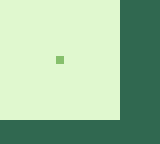

This is a level from a 2D game, rendered from its Tiled map with the project's own tilesets. A one-line summary and the complete map file follow:
An orthogonal 20x18 tile map with 8x8 px tiles, 1 tile layer (Camada de Blocos 1).

<map version="1.10" tiledversion="1.10.2" orientation="orthogonal" renderorder="right-down" width="20" height="18" tilewidth="8" tileheight="8" infinite="0" nextlayerid="2" nextobjectid="1">
 <tileset firstgid="1" source="tile_base.tsx" />
 <layer id="1" name="Camada de Blocos 1" width="20" height="18">
  <data encoding="csv">
1,1,1,1,1,1,1,1,1,1,1,1,1,1,1,3,3,3,3,3,
1,1,1,1,1,1,1,1,1,1,1,1,1,1,1,3,3,3,3,3,
1,1,1,1,1,1,1,1,1,1,1,1,1,1,1,3,3,3,3,3,
1,1,1,1,1,1,1,1,1,1,1,1,1,1,1,3,3,3,3,3,
1,1,1,1,1,1,1,1,1,1,1,1,1,1,1,3,3,3,3,3,
1,1,1,1,1,1,1,1,1,1,1,1,1,1,1,3,3,3,3,3,
1,1,1,1,1,1,1,1,1,1,1,1,1,1,1,3,3,3,3,3,
1,1,1,1,1,1,1,2,1,1,1,1,1,1,1,3,3,3,3,3,
1,1,1,1,1,1,1,1,1,1,1,1,1,1,1,3,3,3,3,3,
1,1,1,1,1,1,1,1,1,1,1,1,1,1,1,3,3,3,3,3,
1,1,1,1,1,1,1,1,1,1,1,1,1,1,1,3,3,3,3,3,
1,1,1,1,1,1,1,1,1,1,1,1,1,1,1,3,3,3,3,3,
1,1,1,1,1,1,1,1,1,1,1,1,1,1,1,3,3,3,3,3,
1,1,1,1,1,1,1,1,1,1,1,1,1,1,1,3,3,3,3,3,
1,1,1,1,1,1,1,1,1,1,1,1,1,1,1,3,3,3,3,3,
3,3,3,3,3,3,3,3,3,3,3,3,3,3,3,3,3,3,3,3,
3,3,3,3,3,3,3,3,3,3,3,3,3,3,3,3,3,3,3,3,
3,3,3,3,3,3,3,3,3,3,3,3,3,3,3,3,3,3,3,3
</data>
 </layer>
</map>
